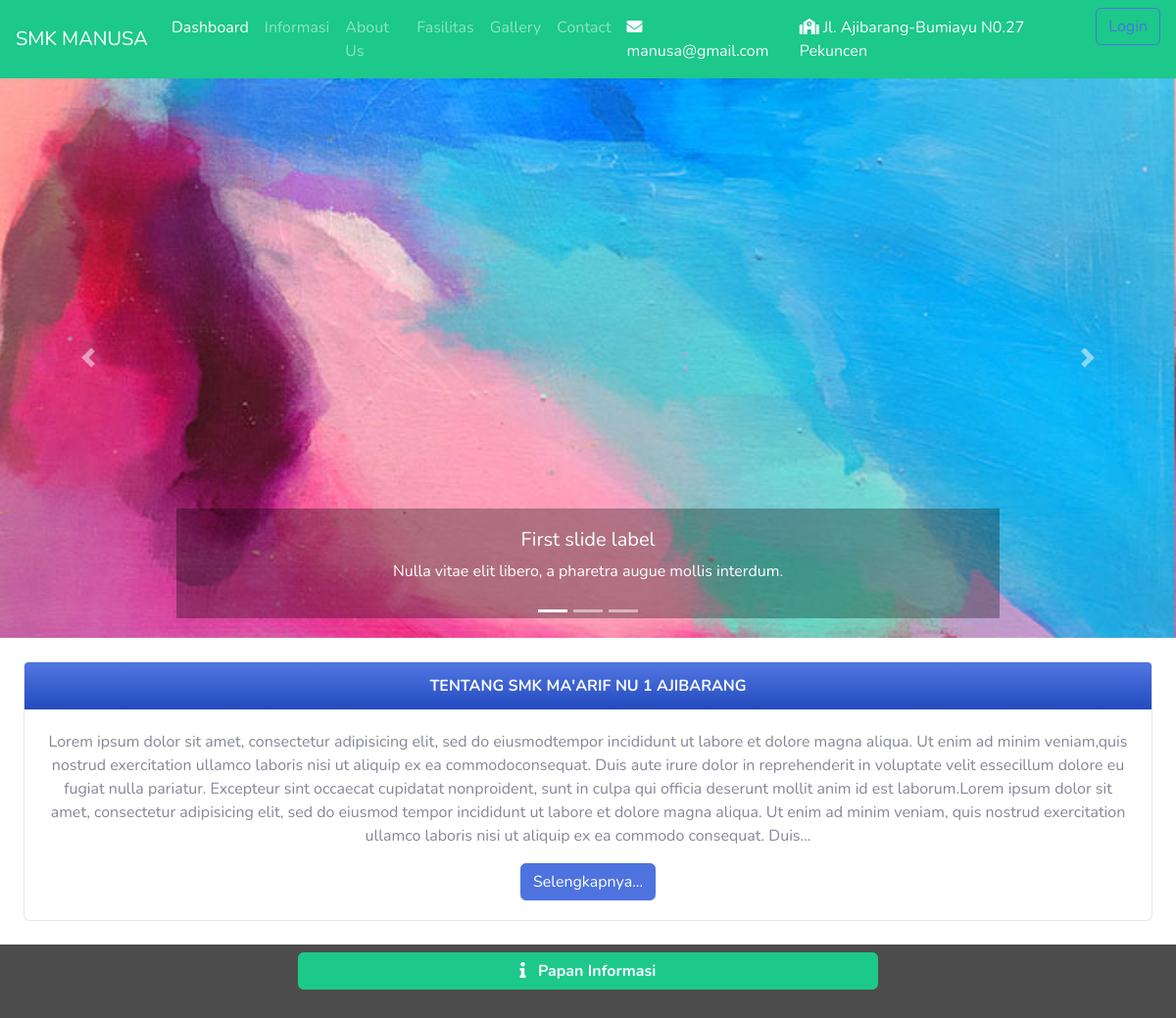
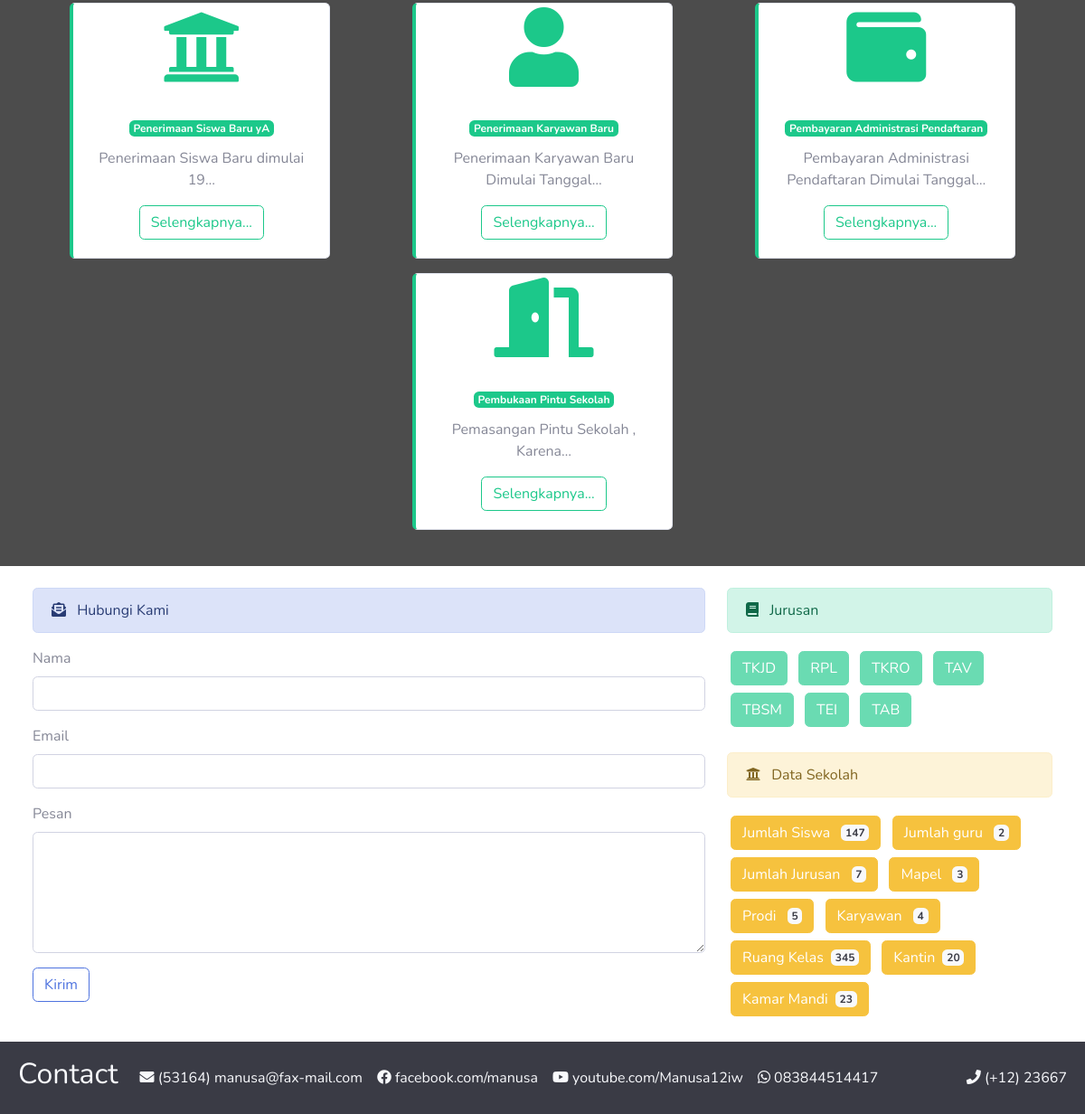
The page / on the database its author committed (2 pictures, top to bottom).
### tables this page shows
CREATE TABLE IF NOT EXISTS `identitas` (
  `id_identitas` int(11) NOT NULL,
  `judul_website` varchar(50) NOT NULL,
  `alamat` varchar(150) NOT NULL,
  `email` varchar(150) NOT NULL,
  `telp` varchar(50) NOT NULL
);

CREATE TABLE IF NOT EXISTS `about_us` (
  `id` int(11) NOT NULL,
  `sejarah` varchar(1000) NOT NULL,
  `visi` varchar(250) NOT NULL,
  `misi` varchar(250) NOT NULL
);

CREATE TABLE IF NOT EXISTS `informasi` (
  `id_informasi` int(11) NOT NULL,
  `icon` varchar(50) NOT NULL,
  `judul_informasi` varchar(50) NOT NULL,
  `isi_informasi` varchar(250) NOT NULL
);

CREATE TABLE IF NOT EXISTS `jurusan` (
  `id_jurusan` int(11) NOT NULL,
  `kode_jurusan` varchar(4) NOT NULL,
  `nama_jurusan` varchar(50) NOT NULL
);

CREATE TABLE IF NOT EXISTS `fasilitas` (
  `id_fasilitas` int(11) NOT NULL,
  `fasilitas` varchar(125) NOT NULL,
  `jumlah` varchar(4) NOT NULL,
  `kondisi` varchar(125) NOT NULL
);

CREATE TABLE IF NOT EXISTS `kontak` (
  `id_kontak` int(11) NOT NULL,
  `icon` varchar(100) NOT NULL,
  `keterangan` varchar(100) NOT NULL
);

### application/controllers/Landing_page.php (called while the page is built, shortened)
<?php
class Landing_page extends CI_Controller {
	public function index()
	{
		$data['identitas'] = $this->model_identitas->tampil_data('identitas')->result();
		$data['informasi'] = $this->model_informasi->tampil_data('informasi')->result();
		$data['about']     = $this->model_about->tampil_data('about_us')->result();
		$data['hubungi']   = $this->model_hubungi->tampil_data('hubungi')->result();
		$data['jurusan']   = $this->model_jurusan->tampil_data('jurusan')->result();
		$data['fasilitas'] = $this->model_fasilitas->tampil_data('fasilitas')->result();
		$data['kontak']    = $this->model_contact->tampil_data('kontak')->result();
		$data['siswa']     = $this->model_jumlah->jumlah_siswa('siswa');
		$data['guru']      = $this->model_jumlah->jumlah_guru('guru');
		$data['Jurusan']   = $this->model_jumlah->jumlah_jurusan('jurusan');
		$data['Mapel']     = $this->model_jumlah->jumlah_mapel('mapel');
		$data['Prodi']     = $this->model_jumlah->jumlah_prodi('prodi');
		$data['Karyawan']  = $this->model_jumlah->jumlah_karyawan('users');
		$this->load->view('templates_admin/header');
		$this->load->view('landing_page',$data);
		$this->load->view('templates_admin/footer');
	}
}

### index.php (called while the page is built, shortened)
<?php
require_once BASEPATH.'core/CodeIgniter.php';

### application/models/Model_identitas.php (called while the page is built, shortened)
<?php
class Model_identitas extends CI_Model {
	public function tampil_data($table)
	{
		return $this->db->get($table);
	}
}

### application/models/Model_about.php (called while the page is built, shortened)
<?php
class Model_about extends CI_Model {
	public function tampil_data($table)
	{
		return $this->db->get($table);
	}
}

### application/models/Model_informasi.php (called while the page is built, shortened)
<?php
class Model_informasi extends CI_Model
{
	public function tampil_data($table)
	{
		return $this->db->get($table);
	}
}

### application/models/Model_jurusan.php (called while the page is built, shortened)
<?php
class Model_jurusan extends CI_Model
{
	public function tampil_data()
	{
		return $this->db->get('jurusan');
	}
}

### application/models/Model_jumlah.php (called while the page is built, shortened)
<?php
class Model_jumlah extends CI_Model {
	public function jumlah_siswa()
	{
	    $query = $this->db->query("SELECT COUNT(*) AS total FROM siswa");
	    return $query->result();
	}
	public function jumlah_guru()
	{
	    $query = $this->db->query("SELECT COUNT(*) AS total FROM guru");
	    return $query->result();
	}
	public function jumlah_jurusan()
	{
	    $query = $this->db->query("SELECT COUNT(*) AS total FROM jurusan");
	    return $query->result();
	}
	public function jumlah_mapel()
	{
	    $query = $this->db->query("SELECT COUNT(*) AS total FROM mapel");
	    return $query->result();
	}
	public function jumlah_prodi()
	{
	    $query = $this->db->query("SELECT COUNT(*) AS total FROM prodi");
	    return $query->result();
	}
	public function jumlah_karyawan()
	{
	    $query = $this->db->query("SELECT COUNT(*) AS total FROM user");
	    return $query->result();
	}
}

### application/models/Model_fasilitas.php (called while the page is built, shortened)
<?php
class Model_fasilitas extends CI_Model
{
	public function tampil_data($table)
	{
		return $this->db->get($table);
	}
}

### application/models/Model_contact.php (called while the page is built, shortened)
<?php
class Model_contact extends CI_Model {
	public function tampil_data($table)
	{
		return $this->db->get($table);
	}
}

### application/views/landing_page.php (the view, shortened to what this page needs)
<?php foreach ($identitas as $id): ?>
  <nav class="navbar navbar-expand-lg navbar-dark bg-success" id="page-top">
    <a class="navbar-brand" href="#"><?php echo $id->judul_website ?></a>
    <div class="collapse navbar-collapse" id="navbarTogglerDemo03">
      <ul class="navbar-nav mr-auto mt-2 mt-lg-0">
        <li class="nav-item active">
          <a class="nav-link" href="#">Dashboard <span class="sr-only">(current)</span></a>
        </li>
        <li class="nav-item">
          <a class="nav-link" href="#informasi">Informasi</a>
        </li>
        <li class="nav-item">
          <a class="nav-link" href="#">About Us</a>
        </li>
        <li class="nav-item">
          <a class="nav-link" href="#">Fasilitas</a>
        </li>
        <li class="nav-item">
          <a class="nav-link" href="#">Gallery</a>
        </li>
        <li class="nav-item">
          <a  class="nav-link" href="#">Contact</a>
        </li>
      </ul>
      <ul class="navbar-nav ml-auto mt-2 mt-lg-0">
        <li class="nav-item ">
            <a class="nav-link text-light" href="#"><i class="fas fa-envelope"></i> <?php echo $id->email ?> <span class="sr-only">(current)</span></a>
        </li>
        <li class="nav-item">
          <a class="nav-link text-light" href="#"><i class="fa fa-school"></i> <?php echo $id->alamat ?></a>
        </li>
        <li class="nav-item">
          <?php echo anchor('admin/auth', ' <div  target="__blank" class="btn btn-outline-primary">Login</div>'); ?>
        </li>
      </ul>
    </div>
  </nav>
<?php endforeach; ?>
  <div id="carouselExampleIndicators" class="carousel slide " data-ride="carousel">
    <ol class="carousel-indicators">
      <li data-target="#carouselExampleIndicators" data-slide-to="0" class="active"></li>
      <li data-target="#carouselExampleIndicators" data-slide-to="1"></li>
      <li data-target="#carouselExampleIndicators" data-slide-to="2"></li>
    </ol>
    <div class="carousel-inner carousel-fade">
      <div class="carousel-item active">
        <img src="<?php echo base_url() ?>assets/img/slider.jpg" class="d-block w-100" alt="HAHAHAHA">
         <div class="carousel-caption d-none d-md-block" style="background: rgba(0,0,0,0.3)">
          <h5>First slide label</h5>
          <p>Nulla vitae elit libero, a pharetra augue mollis interdum.</p>
        </div>
      </div>
    </div>
    <a class="carousel-control-prev" href="#carouselExampleIndicators" role="button" data-slide="prev">
      <span class="carousel-control-prev-icon" aria-hidden="true"></span>
    </a>
    <a class="carousel-control-next" href="#carouselExampleIndicators" role="button" data-slide="next">
      <span class="carousel-control-next-icon" aria-hidden="true"></span>
    </a>
  </div>
<div class="card m-4 text-center">
  <div class="card-header bg-gradient-primary text-light">
    <strong>TENTANG SMK MA'ARIF NU 1 AJIBARANG </strong>
  </div>
  <div class="card-body">
    <p class="card-text">
      <?php foreach ($about as $abt): ?>
        <?php echo word_limiter($abt->sejarah,100)  ?>
      <?php endforeach ?>
    </p>
    <button type="button" class="btn btn-primary" data-toggle="modal" data-target="#exampleModal">
      Selengkapnya...
    </button>
  </div>
</div>
<div class="text-center p-2" style="background: rgba(0,0,0,0.7);">
  <div class="w-50 ml-5 mr-5 btn btn-success text-light text-center" id="informasi">
    <strong><i class="fas fa-info mr-2"></i> Papan Informasi</strong>
  </div>
  <div class="row m-4 text-center">
   <?php foreach ($informasi as $info): ?>
    <div class="card border-left-success mx-auto m-2" style="width: 18rem;">
      <span class="display-2  text-success"><i class="<?php echo $info->icon ?>"></i></span>
      <div class="card-body " >
        <h5 class="card-title badge badge-success"><?php echo $info->judul_informasi ?></h5>
        <p class="card-text "><?php echo word_limiter($info->isi_informasi,5) ?></p>
        <button type="button" class="btn btn-outline-success" data-toggle="modal" data-target="#Modal">
          Selengkapnya...
        </button>
      </div>
    </div>
   <?php endforeach ?>
  </div>
</div>
<form method="post" action="<?php echo base_url('landing_page/kirim_pesan')  ?>">
    <div class="row m-4" id="hub">
      <div class="col-md-8">
        <div class="alert alert-primary">
          <i class="fas fa-envelope-open-text mr-2"></i> Hubungi Kami
        </div>
        <div class="form-group">
          <label>Nama</label>
          <input type="text" name="nama" class="form-control">
        </div>
        <div class="form-group">
          <label>Email</label>
          <input type="email" name="email" class="form-control">
        </div>
        <div class="form-group">
          <label>Pesan</label>
          <textarea name="pesan" class="form-control" rows="5" type="text"></textarea>
        </div>
        <button class="mb-2 btn-outline-primary btn" type="submit">Kirim</button>
        </form>
      <div class="col-md-4">
        <div class="alert alert-success">
          <i class="fas fa-book mr-2"></i> Jurusan
        </div>
        <?php foreach ($jurusan as $jrs): ?>
          <span class="d-inline-block" tabindex="0" data-toggle="tooltip" title="<?php echo $jrs->nama_jurusan ?>">
            <button class="btn m-1 btn-success" style="pointer-events: none;" type="button" disabled><?php echo $jrs->kode_jurusan ?></button>
          </span>
        <?php endforeach ?>
        <div class="alert alert-warning mt-4">
          <i class="fas fa-university mr-2"></i> Data  Sekolah
        </div>
        <?php foreach ($siswa as $sw): ?>
         <button type="button" class="m-1 btn btn-warning">
            Jumlah Siswa <span class="badge badge-light ml-2"><?php echo $sw->total ?></span>
          </button>
        <?php endforeach ?>
        <?php foreach ($guru as $gr): ?>
         <button type="button" class="m-1 btn btn-warning">
            Jumlah guru <span class="badge badge-light ml-2"><?php echo $gr->total ?></span>
          </button>
        <?php endforeach ?>
        <?php foreach ($Jurusan as $jurus): ?>
         <button type="button" class="m-1 btn btn-warning">
            Jumlah Jurusan <span class="badge badge-light ml-2"><?php echo $jurus->total ?></span>
          </button>
        <?php endforeach ?>
        <?php foreach ($Mapel as $jurus): ?>
         <button type="button" class="m-1 btn btn-warning">
            Mapel <span class="badge badge-light ml-2"><?php echo $jurus->total ?></span>
          </button>
        <?php endforeach ?>
        <?php foreach ($Prodi as $jurus): ?>
         <button type="button" class="m-1 btn btn-warning">
            Prodi <span class="badge badge-light ml-2"><?php echo $jurus->total ?></span>
          </button>
        <?php endforeach ?>
        <?php foreach ($Karyawan as $jurus): ?>
         <button type="button" class="m-1 btn btn-warning">
            Karyawan <span class="badge badge-light ml-2"><?php echo $jurus->total ?></span>
          </button>
        <?php endforeach ?>
        <?php foreach ($fasilitas as $jurus): ?>
         <button type="button" class="m-1 btn btn-warning">
             <?php echo $jurus->fasilitas ?><span class="badge badge-light ml-2"><?php echo $jurus->jumlah ?></span>
          </button>
        <?php endforeach ?>
      </div>
  <footer class="bg-gray-900 p-1">
      <nav class="navbar navbar-expand-lg navbar-light bg-faded" id="page-top">
    <a class="navbar-brand text-light" href="#"><h2>Contact</h2></a>
    <div class="collapse navbar-collapse" id="navbarText">
      <ul class="navbar-nav mr-auto">
      <?php foreach ($kontak as $value): ?>
        <li class="nav-item">
          <a class="nav-link text-light" href="#"><i class="<?php echo $value->icon ?>"></i> <?php echo $value->keterangan ?></a>
        </li>
      <?php endforeach ?>
      </ul>
      <span class="navbar-text text-light">
        <i class="fas fa-phone"></i> <?php echo $id->telp ?>
      </span>
    </div>
  </nav>
  </footer>

### application/views/templates_admin/header.php (shortened to what this page needs)
<!DOCTYPE html>
<html lang="en">
<head>
  <link href="<?php echo base_url() ?>assets/vendor/fontawesome-free/css/all.min.css" rel="stylesheet" type="text/css">
   <link href="<?php echo base_url() ?>assets/vendor/datatables/dataTables.bootstrap4.css" rel="stylesheet" type="text/css">
  <link href="<?php echo base_url() ?>assets/css/sb-admin-2.min.css" rel="stylesheet">
  <link href="<?php echo base_url() ?>assets/vendor/datatables/dataTables.bootstrap4.min.css" rel="stylesheet">
   <link rel="stylesheet" href="<?php echo base_url() ?>assets/vendor/summernote/summernote-bs4.css">
</head>

### application/views/templates_admin/footer.php (shortened to what this page needs)
</body>
</html>

### rows shown on the page
identitas: judul_website "SMK MANUSA", email "manusa@gmail.com", alamat "Jl. Ajibarang-Bumiayu N0.27 Pekuncen", telp "(+12) 23667"
about_us: sejarah "Lorem ipsum dolor sit amet, consectetur adipisicing elit, sed do eiusmodtempor incididunt ut labore et dolore magna aliqua. Ut enim ad minim veniam,quis nostrud exercitation ullamco laboris nisi ut aliquip ex ea commodoconsequat. Duis aute irure dolor in reprehenderit in voluptate velit essecillum dolore eu fugiat nulla pariatur. Excepteur sint occaecat cupidatat nonproident, sunt in culpa qui officia deserunt mollit anim id est laborum.Lorem ipsum dolor sit amet, consectetur adipisicing elit, sed do eiusmod tempor incididunt ut labore et dolore magna aliqua. Ut enim ad minim veniam, quis nostrud exercitation ullamco laboris nisi ut aliquip ex ea commodo consequat. Duis…"
informasi: judul_informasi "Penerimaan Siswa Baru yA", isi_informasi "Penerimaan Siswa Baru dimulai 19…"
informasi: judul_informasi "Penerimaan Karyawan Baru", isi_informasi "Penerimaan Karyawan Baru Dimulai Tanggal…"
informasi: judul_informasi "Pembayaran Administrasi Pendaftaran", isi_informasi "Pembayaran Administrasi Pendaftaran Dimulai Tanggal…"
informasi: judul_informasi "Pembukaan Pintu Sekolah", isi_informasi "Pemasangan Pintu Sekolah , Karena…"
jurusan: kode_jurusan "TKJD"
jurusan: kode_jurusan "RPL"
jurusan: kode_jurusan "TKRO"
jurusan: kode_jurusan "TAV"
jurusan: kode_jurusan "TBSM"
jurusan: kode_jurusan "TEI"
jurusan: kode_jurusan "TAB"
fasilitas: fasilitas "Ruang Kelas", jumlah "345"
fasilitas: fasilitas "Kantin", jumlah "20"
fasilitas: fasilitas "Kamar Mandi", jumlah "23"
kontak: keterangan "(53164) manusa@fax-mail.com"
kontak: keterangan "facebook.com/manusa"
kontak: keterangan "youtube.com/Manusa12iw"
kontak: keterangan "083844514417"

### other values the page prints
$sw->total "147"
$gr->total "2"
$jurus->total "7"
$jurus->total "3"
$jurus->total "5"
$jurus->total "4"
